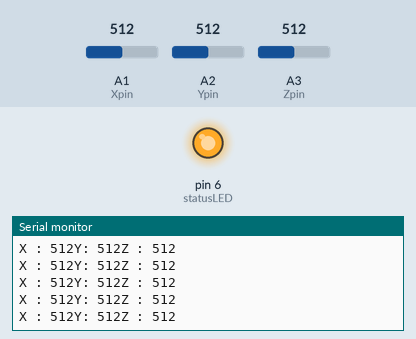
Recording of a sketch running on a simulated Arduino Uno, built with avr-gcc and run on an emulated ATmega328P. Parts: output pins drawn as LEDs (lit = HIGH), the last lines printed to the serial monitor. Inputs (shaded band) come from the test bench; at power-on: A1 (Xpin) = 512, A2 (Ypin) = 512, A3 (Zpin) = 512. WiFi joins after 1.5 s; servers stay silent unless stated.

Above: at 7.5 s.
7.6 s: A1 (Xpin) set to 641
At 8.5 s:
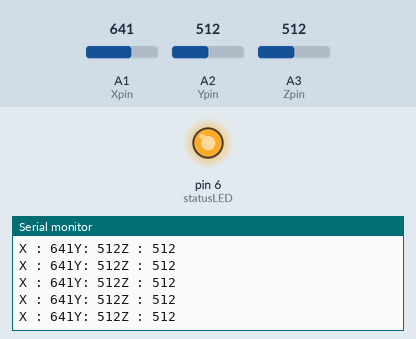
10.6 s: A1 (Xpin) set to 657
At 11.5 s:
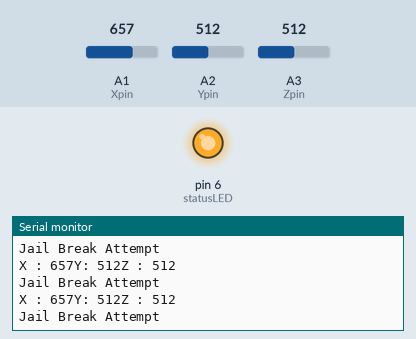
12.2 s: A2 (Ypin) set to 104
At 12.8 s:
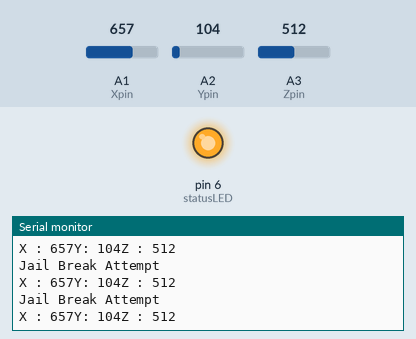
13.7 s: A2 (Ypin) set to 89
At 14.7 s:
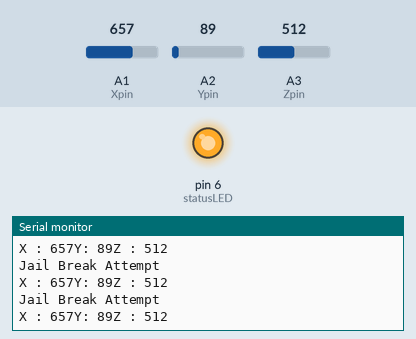
Timing chart, 0 to 16.7 s (numbered marks = the images above; inputs shaded):
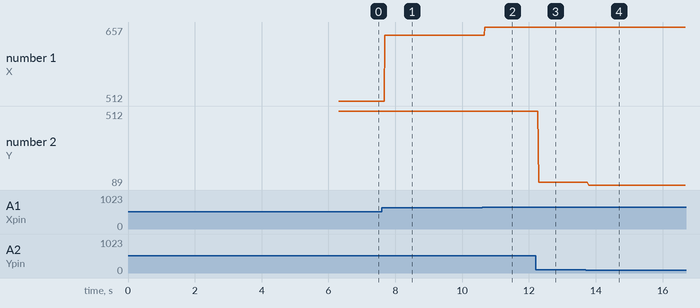

The sketch:

INMATE_TRACKER_BLYNK_RAW.ino
```cpp
#define BLYNK_PRINT Serial

#define TINY_GSM_MODEM_SIM808

#define BLYNK_HEARTBEAT 8

#include <TinyGsmClient.h>
#include <BlynkSimpleTinyGSM.h>

//char auth[] = "INuDSNdD9Gb7DX3PjWMn-QfjW3SaYy3Q";
char auth[]  = "Z1vgcUNL8-MoM96w2Cx_4-KZdGxN8i_H";

// GPRS credentials
char apn[]  = "airtelgprs.com";
char user[] = "";
char pass[] = "";

// Define the phone number to which the alert message is to be send
String PhNo = "+919400056322";

#include <SoftwareSerial.h>
SoftwareSerial SerialAT(3, 2); // RX, TX

TinyGsm modem(SerialAT);
WidgetMap mymap(V0);

float CLAT = 8.489536530804937;
float CLNG = 76.96886048251929;

float GPS_LOCATION_LAT[] =  { 8.490088316878953,
                              8.488618654136234,
                              8.490995578815479
  };
float GPS_LOCATION_LONG[] = { 76.96865663463306,
                              76.9690053218159,
                              76.96963832313622
  };

int key = 0;
long int GPSprevMillis = 0;

const int inmateID = 1;
const int statusLED = 6;

#define Xpin A1
#define Ypin A2
#define Zpin A3


const int GPSintv = 10000;


const int radiusThresh = 2.5;

const int accThresh = 650;

const double DE2RA = 0.01745329252;
const double AVG_ERAD = 6371.0;


float lat = 0;
float lng = 0;

int X= 0, Y = 0, Z= 0;

void sendGPS(float lati, float lngi)
{
  Blynk.virtualWrite(V2, lati);
  Blynk.virtualWrite(V3, lngi);
  int index = (key == -1) ? 1 : 2;
  mymap.location(index, lati, lngi, String("Here!"));
}

void getGPS()
{
  if (key == -1)
  {
    modem.getGPS(&lat, &lng);
  }
  else
  {
    lat = GPS_LOCATION_LAT[key];
    lng = GPS_LOCATION_LONG[key];
  }
}

BLYNK_CONNECTED() {
  digitalWrite(statusLED,HIGH);
}

void setup()
{
  pinMode(statusLED, OUTPUT);
  pinMode(Xpin, INPUT);
  pinMode(Ypin, INPUT);
  pinMode(Zpin, INPUT);

  Serial.begin(9600);
  delay(10);

  SerialAT.begin(9600);
  delay(3000);

  Serial.println("Initializing modem...");
  modem.restart();
  modem.enableGPS();
  delay(1500);


  Blynk.begin(auth, modem, apn, user, pass);
  GPSprevMillis = millis();
}

double GCDistance(double lat1, double lon1, double lat2, double lon2)
{
   lat1 *= DE2RA;
   lon1 *= DE2RA;
   lat2 *= DE2RA;
   lon2 *= DE2RA;
   double d = sin(lat1)*sin(lat2) + cos(lat1)*cos(lat2)*cos(lon1 - lon2);
   return (AVG_ERAD * acos(d));
}

void loop()
{
  Blynk.run();

  X = analogRead(Xpin);
  Y = analogRead(Ypin);
  Z = analogRead(Zpin);

  Serial.print("X : ");
  Serial.print(X);
  Serial.print("Y: ");
  Serial.print(Y);
  Serial.print("Z : ");
  Serial.println(Z);

  if ((X > accThresh) || (Y > accThresh) || (Z > accThresh))
  {
    Serial.println("Jail Break Attempt");
    Blynk.notify("Jail Break Attempt by " + String(inmateID));
   }

  if ((millis() - GPSprevMillis) >= GPSintv)
  {
    getGPS();
    Serial.print("KEY: " + String(key));
    Serial.println(" LAT: " + String(lat) + " LNG: " + String(lng));

    sendGPS(lat,lng);
    if ((lat != 0) && (lng != 0))
    {
      double radius = GCDistance(CLAT, CLNG, lat, lng);
      Serial.println("Distance : " + String(radius));

      if ((radius > radiusThresh) && (key != -1))
      {
        Serial.println("Jailbreak detected!!!");
        String msg = "Jailbreak by Inmate " + String(inmateID);
        Blynk.notify(msg);
        modem.sendSMS(PhNo, msg);
      }
      else
      {
        if (key == -1)
          Serial.println("Live Location!");
        else
          Serial.println("Inmate inside perimeter");
      }
    }

    key = (key == 2) || (key == -1) ? key=-1 : key +1;
    GPSprevMillis = millis();
  }
}
```

Measured:
- the behaviour switches between 650 and 651 on A1 (Xpin) (found by bisection; images 1 and 2)
- after the input at 7.6 s, the serial monitor: prints a new line after 0.09 s (image 1)
- after the input at 10.6 s, the serial monitor: prints a new line after 0.08 s (image 2)
- after the input at 12.2 s, the serial monitor: prints a new line after 0.10 s (image 3)
- after the input at 13.7 s, the serial monitor: prints a new line after 0.08 s (image 4)
- plotted number 1: 512 → 641 after the input at 7.6 s, 641 → 657 after the input at 10.6 s
- plotted number 2: 512 → 104 after the input at 12.2 s, 104 → 89 after the input at 13.7 s
